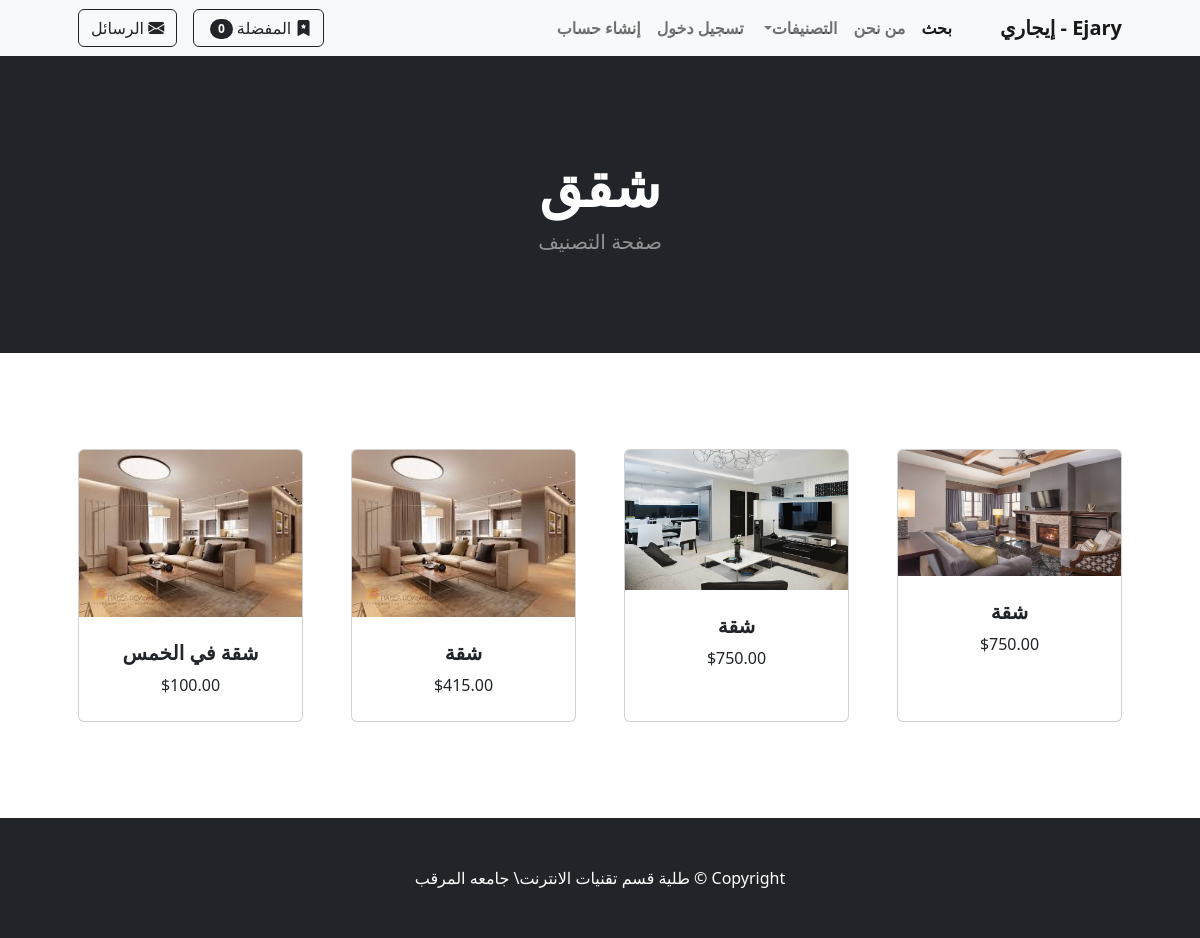
/category/شقق, run on an earlier commit of the app's database.
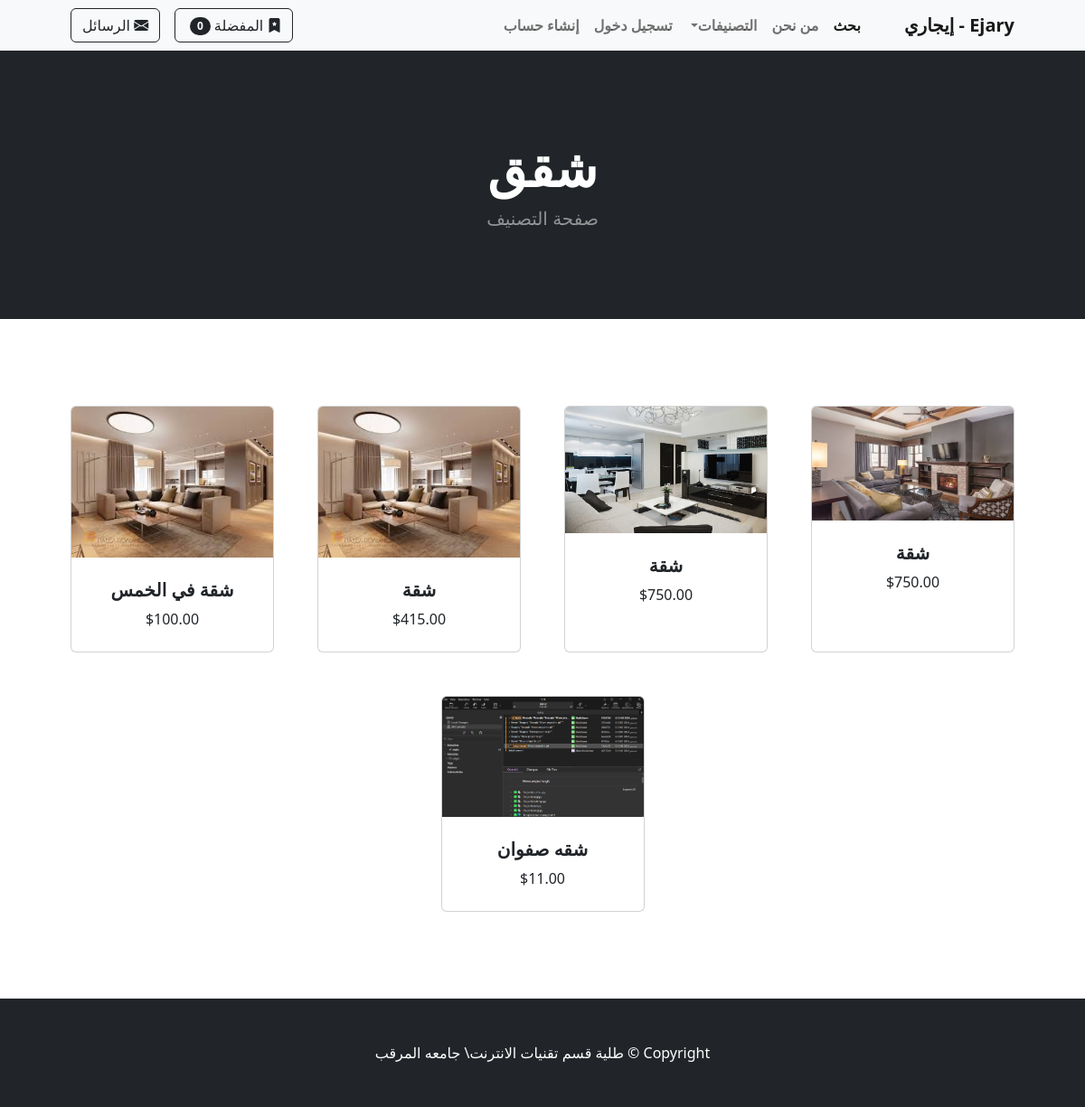
And on a later commit of the database.
### store/models.py (models this page shows, shortened)
class Category(models.Model):
	name = models.CharField(max_length=50)
	def __str__(self):
		return self.name
	class Meta:
		verbose_name_plural = 'categories'

class Product(models.Model):
    name = models.CharField(max_length=100)
    price = models.DecimalField(default=0, decimal_places=2, max_digits=6)
    category = models.ForeignKey(Category, on_delete=models.CASCADE, default=1)
    description = models.CharField(max_length=250, default='', blank=True, null=True)
    image = models.ImageField(upload_to='uploads/product/')
    is_sale = models.BooleanField(default=False)
    sale_price = models.DecimalField(default=0, decimal_places=2, max_digits=6)
    user = models.ForeignKey(User, on_delete=models.CASCADE)  # المستخدم الذي أضاف الإعلان
    city = models.ForeignKey(City, on_delete=models.CASCADE, null=True, blank=True)  # المدينة
    phone_number = models.CharField(
        max_length=10,
        validators=[
            RegexValidator(
                regex=r'^(092|091|094|093)\d{7}$',
                message="Phone number must start with 092, 091, 094, or 093 and be 10 digits long."
            )
        ],
        help_text="Enter a valid phone number starting with 092, 091, 094, or 093."
    )

### store/views.py (the view)
# urls.py: path('category/<str:foo>', views.category, name='category'),
def category(request, foo):
	foo = foo.replace('-', ' ')
	try:
		category = Category.objects.get(name=foo)
		products = Product.objects.filter(category=category)
		return render(request, 'category.html', {'products':products, 'category':category})
	except:
		messages.success(request, ("That Category Doesn't Exist..."))
		return redirect('home')

### cart/cart.py (called while the page is built)
	def __len__(self):
		return len(self.cart)

### cart/context_processors.py (called while the page is built)
def cart(request):
	return {'cart': Cart(request)}

### store/views.py (called while the page is built)
def categories_processor(request):
    return {
        'categories': Category.objects.all()
    }

def base_context(request):
    if request.user.is_authenticated:
        unread_count = ChatMessage.objects.filter(receiver=request.user, is_read=False).count()
    else:
        unread_count = 0
    return {'unread_count': unread_count}

### store/templates/category.html
{% extends 'base.html' %}
{% block content %}
<header class="bg-dark py-5">
    <div class="container px-4 px-lg-5 my-5">
        <div class="text-center text-white">
            <h1 class="display-4 fw-bolder">{{ category }}</h1>
            <p class="lead fw-normal text-white-50 mb-0">صفحة التصنيف</p>
        </div>
    </div>
</header>
<section class="py-5">
    <div class="container px-4 px-lg-5 mt-5">
        <div class="row gx-4 gx-lg-5 row-cols-2 row-cols-md-3 row-cols-xl-4 justify-content-center">
            {% for product in products %}
            <div class="col mb-5">
                <div class="card h-100">
                    <img class="card-img-top" src="{{ product.image.url }}" alt="{{ product.name }}" />
                    <div class="card-body p-4 text-center">
                        <h5 class="fw-bolder">{{ product.name }}</h5>
                        ${{ product.price }}
                    </div>
                </div>
            </div>
            {% endfor %}
        </div>
    </div>
</section>
{% endblock %}

### store/templates/base.html (shortened to what this page needs)
{% load static %}
<!DOCTYPE html>
<html dir="rtl" lang="ar">
<head>
    <link href="https://cdn.jsdelivr.net/npm/bootstrap-icons@1.5.0/font/bootstrap-icons.css" rel="stylesheet" />
    <link href="{% static 'css/styles.css' %}" rel="stylesheet" />
</head>
<body>
    {% include 'navbar.html' %}
    {% block content %}
    {% endblock %}
    <footer class="py-5 bg-dark">
        <div class="container">
            <p class="m-0 text-center text-white">Copyright &copy; طلية قسم تقنيات الانترنت\ جامعه المرقب</p>
        </div>
    </footer>
</body>
</html>

### store/templates/navbar.html (shortened to what this page needs)
<nav class="navbar navbar-expand-lg navbar-light bg-light">
    <div class="container px-4 px-lg-5">
        <a class="navbar-brand me-auto" href="{% url 'home' %}">Ejary - إيجاري</a>
        <div class="collapse navbar-collapse" id="navbarSupportedContent">
            <ul class="navbar-nav ms-auto mb-2 mb-lg-0">
                <li class="nav-item"><a class="nav-link active" aria-current="page" href="{% url 'search' %}">بحث</a></li>
                <li class="nav-item"><a class="nav-link" href="{% url 'about' %}">من نحن</a></li>
                <li class="nav-item dropdown">
                    <a class="nav-link dropdown-toggle" id="navbarDropdown" href="#" role="button" data-bs-toggle="dropdown" aria-expanded="false">التصنيفات</a>
                </li>
                {% if user.is_authenticated %}
                <li class="nav-item dropdown">
                    <a class="nav-link dropdown-toggle" id="profileDropdown" href="#" role="button" data-bs-toggle="dropdown" aria-expanded="false">الحساب الشخصي</a>
                    <ul class="dropdown-menu" aria-labelledby="profileDropdown">
                        <li><a class="dropdown-item" href="{% url 'update_user' %}">الملف الشخصي للمستخدم</a></li>
                        <li><a class="dropdown-item" href="{% url 'update_info' %}">معلومات المستخدم</a></li>
                    </ul>
                </li>
                <li class="nav-item"><a class="nav-link" href="{% url 'logout' %}">تسجيل خروج</a></li>
                {% else %}
                <li class="nav-item"><a class="nav-link" href="{% url 'login' %}">تسجيل دخول</a></li>
                <li class="nav-item"><a class="nav-link" href="{% url 'register' %}">إنشاء حساب</a></li>
                {% endif %}
            </ul>
            <form class="d-flex">
                <a href="{% url 'cart_summary' %}" class="btn btn-outline-dark">
                    <i class="bi bi-bookmark-star-fill"></i> المفضلة
                    <span class="badge bg-dark text-white ms-1 rounded-pill" id="cart_quantity">{{ cart|length }}</span>
                </a>
            </form>
            <form class="d-flex me-3">
                <a href="{% url 'inbox' %}" class="btn btn-outline-dark position-relative">
                    <i class="bi bi-envelope-fill"></i> الرسائل
                </a>
            </form>
        </div>
    </div>
</nav>

What changed in the data, as far as the page shows it:
added Product: image (picture), name "شقه صفوان", price "11.00"
